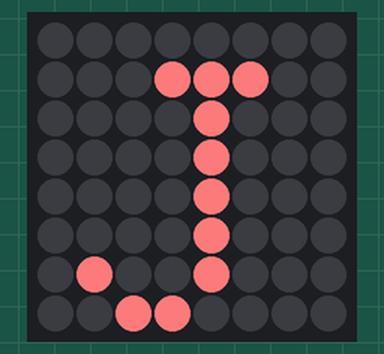
Bench run of a program on a simulated Raspberry Pi (BCM pin numbers) with a Sense HAT. On the bench: the Sense HAT's 8×8 RGB LED matrix.

Above: at 0.1 s.

The program:

ejercicio_2_a.py
```python
#!/usr/bin/python

#Este ejercicio la letra J en color rojo

from sense_hat import SenseHat
import sys
tecla=""

sense=SenseHat()
sense.clear()
while True:
	try:
		sense.show_letter("J",text_colour=[255,123,123])
	except KeyboardInterrupt:
		sense.clear()
		sys.exit()
```
